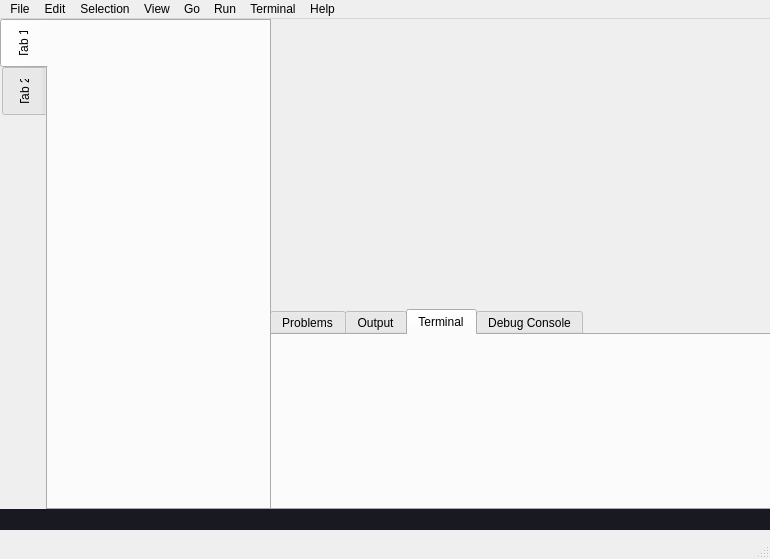
<?xml version="1.0" encoding="UTF-8"?>
<ui version="4.0">
 <class>EchidnaEditor</class>
 <widget class="QMainWindow" name="EchidnaEditor">
  <property name="geometry">
   <rect>
    <x>0</x>
    <y>0</y>
    <width>770</width>
    <height>559</height>
   </rect>
  </property>
  <property name="windowTitle">
   <string>Echidna Editor</string>
  </property>
  <widget class="QWidget" name="centralWidget">
   <widget class="QWidget" name="statusBar" native="true">
    <property name="geometry">
     <rect>
      <x>0</x>
      <y>490</y>
      <width>801</width>
      <height>21</height>
     </rect>
    </property>
    <property name="styleSheet">
     <string notr="true">background-color: #191A21</string>
    </property>
   </widget>
   <widget class="QTabWidget" name="langFeaturesTab">
    <property name="geometry">
     <rect>
      <x>270</x>
      <y>290</y>
      <width>531</width>
      <height>201</height>
     </rect>
    </property>
    <property name="currentIndex">
     <number>2</number>
    </property>
    <widget class="QWidget" name="problemsTab">
     <attribute name="title">
      <string>Problems</string>
     </attribute>
    </widget>
    <widget class="QWidget" name="outputTab">
     <attribute name="title">
      <string>Output</string>
     </attribute>
    </widget>
    <widget class="QWidget" name="terminalTab">
     <attribute name="title">
      <string>Terminal</string>
     </attribute>
    </widget>
    <widget class="QWidget" name="debugConsoleTab">
     <attribute name="title">
      <string>Debug Console</string>
     </attribute>
    </widget>
   </widget>
   <widget class="QTabWidget" name="activityTab">
    <property name="geometry">
     <rect>
      <x>0</x>
      <y>0</y>
      <width>271</width>
      <height>491</height>
     </rect>
    </property>
    <property name="styleSheet">
     <string notr="true">QTabBar::tab {
width: 48px;
height: 48px;

}
</string>
    </property>
    <property name="tabPosition">
     <enum>QTabWidget::West</enum>
    </property>
    <property name="currentIndex">
     <number>0</number>
    </property>
    <widget class="QWidget" name="tab_3">
     <attribute name="title">
      <string>Tab 1</string>
     </attribute>
    </widget>
    <widget class="QWidget" name="tab_4">
     <attribute name="title">
      <string>Tab 2</string>
     </attribute>
    </widget>
   </widget>
  </widget>
  <widget class="QMenuBar" name="menubar">
   <property name="geometry">
    <rect>
     <x>0</x>
     <y>0</y>
     <width>770</width>
     <height>25</height>
    </rect>
   </property>
   <widget class="QMenu" name="menuEdiut">
    <property name="title">
     <string>Edit</string>
    </property>
    <addaction name="actionUndo"/>
    <addaction name="actionRedo"/>
   </widget>
   <widget class="QMenu" name="menuSelection">
    <property name="title">
     <string>Selection</string>
    </property>
   </widget>
   <widget class="QMenu" name="menuView">
    <property name="title">
     <string>View</string>
    </property>
    <widget class="QMenu" name="menuTabs">
     <property name="title">
      <string>Tabs</string>
     </property>
     <addaction name="actionProblem"/>
     <addaction name="actionOutput"/>
     <addaction name="actionTerminal"/>
     <addaction name="actionTerminal_2"/>
    </widget>
    <addaction name="menuTabs"/>
   </widget>
   <widget class="QMenu" name="menuGo">
    <property name="title">
     <string>Go</string>
    </property>
   </widget>
   <widget class="QMenu" name="menuRun">
    <property name="title">
     <string>Run</string>
    </property>
   </widget>
   <widget class="QMenu" name="menuTerminal">
    <property name="title">
     <string>Terminal</string>
    </property>
   </widget>
   <widget class="QMenu" name="menuHelp">
    <property name="title">
     <string>Help</string>
    </property>
   </widget>
   <widget class="QMenu" name="menuEchidna">
    <property name="title">
     <string>File</string>
    </property>
    <widget class="QMenu" name="menuNew">
     <property name="title">
      <string>New</string>
     </property>
     <addaction name="actionFile"/>
     <addaction name="actionWindow"/>
    </widget>
    <addaction name="menuNew"/>
    <addaction name="actionOpen"/>
    <addaction name="actionSave"/>
   </widget>
   <addaction name="menuEchidna"/>
   <addaction name="menuEdiut"/>
   <addaction name="menuSelection"/>
   <addaction name="menuView"/>
   <addaction name="menuGo"/>
   <addaction name="menuRun"/>
   <addaction name="menuTerminal"/>
   <addaction name="menuHelp"/>
  </widget>
  <widget class="QStatusBar" name="statusbar"/>
  <action name="actionNew_File">
   <property name="text">
    <string>New File</string>
   </property>
  </action>
  <action name="actionUndo">
   <property name="text">
    <string>Undo</string>
   </property>
  </action>
  <action name="actionRedo">
   <property name="text">
    <string>Redo</string>
   </property>
  </action>
  <action name="actionProblem">
   <property name="text">
    <string>Problems</string>
   </property>
  </action>
  <action name="actionOutput">
   <property name="text">
    <string>Output</string>
   </property>
  </action>
  <action name="actionTerminal">
   <property name="text">
    <string>Debug Console</string>
   </property>
  </action>
  <action name="actionTerminal_2">
   <property name="text">
    <string>Terminal</string>
   </property>
  </action>
  <action name="actionFile">
   <property name="text">
    <string>File</string>
   </property>
  </action>
  <action name="actionOpen">
   <property name="text">
    <string>Open</string>
   </property>
  </action>
  <action name="actionWindow">
   <property name="text">
    <string>Window</string>
   </property>
  </action>
  <action name="actionSave">
   <property name="text">
    <string>Save</string>
   </property>
  </action>
 </widget>
 <resources/>
 <connections/>
</ui>
